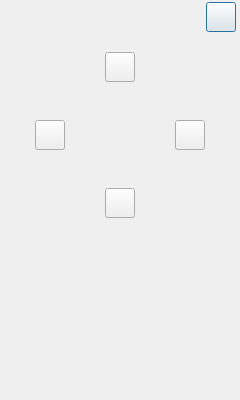
<?xml version="1.0" encoding="UTF-8"?>
<ui version="4.0">
 <class>PTZWindow</class>
 <widget class="QDialog" name="PTZWindow">
  <property name="geometry">
   <rect>
    <x>0</x>
    <y>0</y>
    <width>240</width>
    <height>400</height>
   </rect>
  </property>
  <property name="baseSize">
   <size>
    <width>30</width>
    <height>30</height>
   </size>
  </property>
  <property name="windowTitle">
   <string>Dialog</string>
  </property>
  <layout class="QVBoxLayout" name="verticalLayout_5">
   <property name="spacing">
    <number>0</number>
   </property>
   <property name="leftMargin">
    <number>0</number>
   </property>
   <property name="topMargin">
    <number>0</number>
   </property>
   <property name="rightMargin">
    <number>0</number>
   </property>
   <property name="bottomMargin">
    <number>0</number>
   </property>
   <item>
    <layout class="QHBoxLayout" name="hori_title">
     <property name="spacing">
      <number>0</number>
     </property>
     <property name="sizeConstraint">
      <enum>QLayout::SetFixedSize</enum>
     </property>
     <property name="topMargin">
      <number>2</number>
     </property>
     <property name="rightMargin">
      <number>4</number>
     </property>
     <property name="bottomMargin">
      <number>4</number>
     </property>
     <item>
      <widget class="QLabel" name="titleName">
       <property name="sizePolicy">
        <sizepolicy hsizetype="Expanding" vsizetype="Fixed">
         <horstretch>0</horstretch>
         <verstretch>0</verstretch>
        </sizepolicy>
       </property>
       <property name="minimumSize">
        <size>
         <width>0</width>
         <height>30</height>
        </size>
       </property>
       <property name="maximumSize">
        <size>
         <width>16777215</width>
         <height>30</height>
        </size>
       </property>
       <property name="text">
        <string/>
       </property>
       <property name="alignment">
        <set>Qt::AlignCenter</set>
       </property>
       <property name="margin">
        <number>0</number>
       </property>
      </widget>
     </item>
     <item>
      <widget class="QPushButton" name="btnClose">
       <property name="sizePolicy">
        <sizepolicy hsizetype="Fixed" vsizetype="Fixed">
         <horstretch>0</horstretch>
         <verstretch>0</verstretch>
        </sizepolicy>
       </property>
       <property name="minimumSize">
        <size>
         <width>0</width>
         <height>0</height>
        </size>
       </property>
       <property name="maximumSize">
        <size>
         <width>30</width>
         <height>30</height>
        </size>
       </property>
       <property name="cursor">
        <cursorShape>PointingHandCursor</cursorShape>
       </property>
       <property name="text">
        <string/>
       </property>
      </widget>
     </item>
    </layout>
   </item>
   <item>
    <layout class="QVBoxLayout" name="vert_pan">
     <property name="spacing">
      <number>0</number>
     </property>
     <property name="leftMargin">
      <number>0</number>
     </property>
     <property name="topMargin">
      <number>0</number>
     </property>
     <property name="rightMargin">
      <number>0</number>
     </property>
     <property name="bottomMargin">
      <number>0</number>
     </property>
     <item>
      <layout class="QHBoxLayout" name="hori_top" stretch="0,0,0">
       <property name="spacing">
        <number>0</number>
       </property>
       <property name="sizeConstraint">
        <enum>QLayout::SetDefaultConstraint</enum>
       </property>
       <property name="topMargin">
        <number>16</number>
       </property>
       <item>
        <spacer name="topLeftSpacer">
         <property name="orientation">
          <enum>Qt::Horizontal</enum>
         </property>
         <property name="sizeType">
          <enum>QSizePolicy::Expanding</enum>
         </property>
         <property name="sizeHint" stdset="0">
          <size>
           <width>40</width>
           <height>20</height>
          </size>
         </property>
        </spacer>
       </item>
       <item>
        <widget class="QPushButton" name="btnTop">
         <property name="sizePolicy">
          <sizepolicy hsizetype="Fixed" vsizetype="Fixed">
           <horstretch>0</horstretch>
           <verstretch>0</verstretch>
          </sizepolicy>
         </property>
         <property name="minimumSize">
          <size>
           <width>30</width>
           <height>30</height>
          </size>
         </property>
         <property name="maximumSize">
          <size>
           <width>30</width>
           <height>30</height>
          </size>
         </property>
         <property name="cursor">
          <cursorShape>PointingHandCursor</cursorShape>
         </property>
         <property name="text">
          <string/>
         </property>
        </widget>
       </item>
       <item>
        <spacer name="topRightSpacer">
         <property name="orientation">
          <enum>Qt::Horizontal</enum>
         </property>
         <property name="sizeHint" stdset="0">
          <size>
           <width>40</width>
           <height>20</height>
          </size>
         </property>
        </spacer>
       </item>
      </layout>
     </item>
     <item>
      <layout class="QHBoxLayout" name="hori_middle">
       <property name="spacing">
        <number>0</number>
       </property>
       <property name="leftMargin">
        <number>35</number>
       </property>
       <property name="topMargin">
        <number>38</number>
       </property>
       <property name="rightMargin">
        <number>35</number>
       </property>
       <property name="bottomMargin">
        <number>38</number>
       </property>
       <item>
        <layout class="QVBoxLayout" name="vert_left">
         <property name="spacing">
          <number>0</number>
         </property>
         <property name="leftMargin">
          <number>0</number>
         </property>
         <item>
          <spacer name="leftTopSpacer">
           <property name="orientation">
            <enum>Qt::Vertical</enum>
           </property>
           <property name="sizeHint" stdset="0">
            <size>
             <width>20</width>
             <height>40</height>
            </size>
           </property>
          </spacer>
         </item>
         <item>
          <widget class="QPushButton" name="btnLeft">
           <property name="sizePolicy">
            <sizepolicy hsizetype="Fixed" vsizetype="Fixed">
             <horstretch>0</horstretch>
             <verstretch>0</verstretch>
            </sizepolicy>
           </property>
           <property name="minimumSize">
            <size>
             <width>30</width>
             <height>30</height>
            </size>
           </property>
           <property name="maximumSize">
            <size>
             <width>30</width>
             <height>30</height>
            </size>
           </property>
           <property name="cursor">
            <cursorShape>PointingHandCursor</cursorShape>
           </property>
           <property name="text">
            <string/>
           </property>
          </widget>
         </item>
         <item>
          <spacer name="leftBotSpacer">
           <property name="orientation">
            <enum>Qt::Vertical</enum>
           </property>
           <property name="sizeHint" stdset="0">
            <size>
             <width>20</width>
             <height>40</height>
            </size>
           </property>
          </spacer>
         </item>
        </layout>
       </item>
       <item>
        <spacer name="middleSpacer">
         <property name="orientation">
          <enum>Qt::Horizontal</enum>
         </property>
         <property name="sizeHint" stdset="0">
          <size>
           <width>40</width>
           <height>20</height>
          </size>
         </property>
        </spacer>
       </item>
       <item>
        <layout class="QVBoxLayout" name="vert_right">
         <property name="spacing">
          <number>0</number>
         </property>
         <property name="rightMargin">
          <number>0</number>
         </property>
         <item>
          <spacer name="rightTopSpacer">
           <property name="orientation">
            <enum>Qt::Vertical</enum>
           </property>
           <property name="sizeHint" stdset="0">
            <size>
             <width>20</width>
             <height>40</height>
            </size>
           </property>
          </spacer>
         </item>
         <item>
          <widget class="QPushButton" name="btnRight">
           <property name="sizePolicy">
            <sizepolicy hsizetype="Fixed" vsizetype="Fixed">
             <horstretch>0</horstretch>
             <verstretch>0</verstretch>
            </sizepolicy>
           </property>
           <property name="minimumSize">
            <size>
             <width>30</width>
             <height>30</height>
            </size>
           </property>
           <property name="maximumSize">
            <size>
             <width>30</width>
             <height>30</height>
            </size>
           </property>
           <property name="cursor">
            <cursorShape>PointingHandCursor</cursorShape>
           </property>
           <property name="text">
            <string/>
           </property>
          </widget>
         </item>
         <item>
          <spacer name="rightBotSpacer">
           <property name="orientation">
            <enum>Qt::Vertical</enum>
           </property>
           <property name="sizeHint" stdset="0">
            <size>
             <width>20</width>
             <height>40</height>
            </size>
           </property>
          </spacer>
         </item>
        </layout>
       </item>
      </layout>
     </item>
     <item>
      <layout class="QHBoxLayout" name="hori_bot">
       <property name="spacing">
        <number>0</number>
       </property>
       <property name="bottomMargin">
        <number>20</number>
       </property>
       <item>
        <spacer name="botLeftSpacer">
         <property name="orientation">
          <enum>Qt::Horizontal</enum>
         </property>
         <property name="sizeHint" stdset="0">
          <size>
           <width>40</width>
           <height>20</height>
          </size>
         </property>
        </spacer>
       </item>
       <item>
        <widget class="QPushButton" name="btnBot">
         <property name="sizePolicy">
          <sizepolicy hsizetype="Fixed" vsizetype="Fixed">
           <horstretch>0</horstretch>
           <verstretch>0</verstretch>
          </sizepolicy>
         </property>
         <property name="minimumSize">
          <size>
           <width>30</width>
           <height>30</height>
          </size>
         </property>
         <property name="maximumSize">
          <size>
           <width>30</width>
           <height>30</height>
          </size>
         </property>
         <property name="cursor">
          <cursorShape>PointingHandCursor</cursorShape>
         </property>
         <property name="text">
          <string/>
         </property>
        </widget>
       </item>
       <item>
        <spacer name="botRightSpacer">
         <property name="orientation">
          <enum>Qt::Horizontal</enum>
         </property>
         <property name="sizeHint" stdset="0">
          <size>
           <width>40</width>
           <height>20</height>
          </size>
         </property>
        </spacer>
       </item>
      </layout>
     </item>
    </layout>
   </item>
   <item>
    <spacer name="verticalSpacer">
     <property name="orientation">
      <enum>Qt::Vertical</enum>
     </property>
     <property name="sizeHint" stdset="0">
      <size>
       <width>20</width>
       <height>319</height>
      </size>
     </property>
    </spacer>
   </item>
  </layout>
 </widget>
 <resources>
  <include location="Student.qrc"/>
 </resources>
 <connections/>
</ui>
